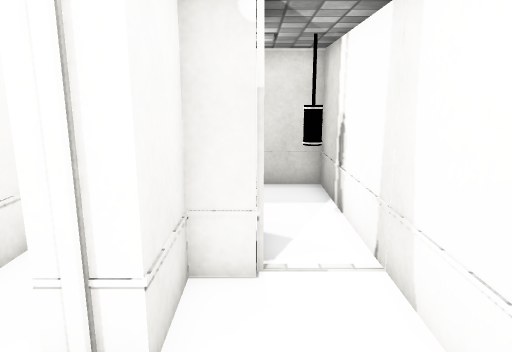
View 1 (above)

19 first-person views from a walk through a 3-D level made in the Unity game engine. The camera is 1.3 m above the floor, tilts 12° down and sees 70° across. Doors are open. The floor is counted in squares, 0.5 m on a side. Each view is taken from the middle of a square. On the plan, view 1 faces up. The plan holds only what a view shows up to about 20 squares ahead; the rest is blank. The place goes on beyond the plan. The player is left out. Some surface patterns are stand-ins.

View 2
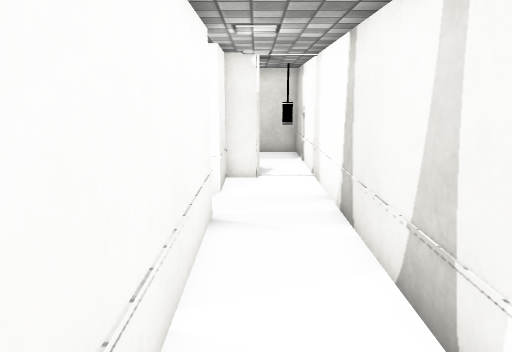

View 3
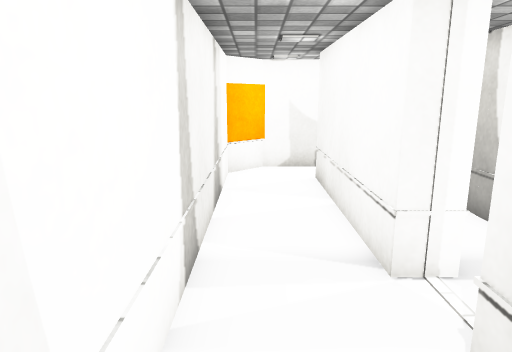

View 4
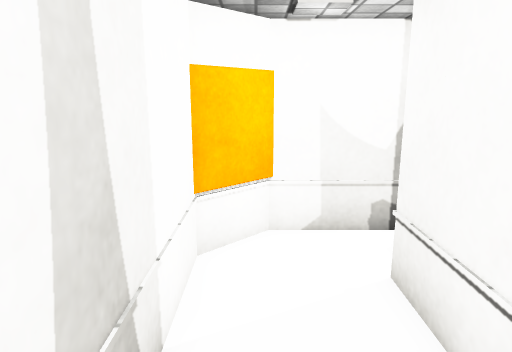

View 5
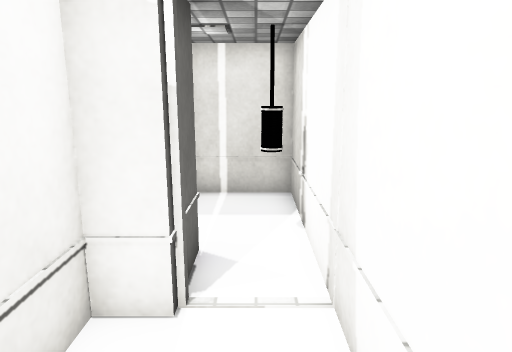

View 6
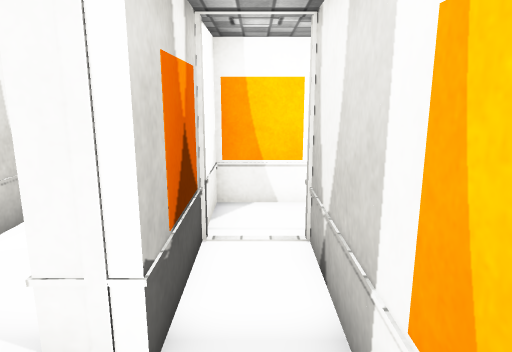

View 7
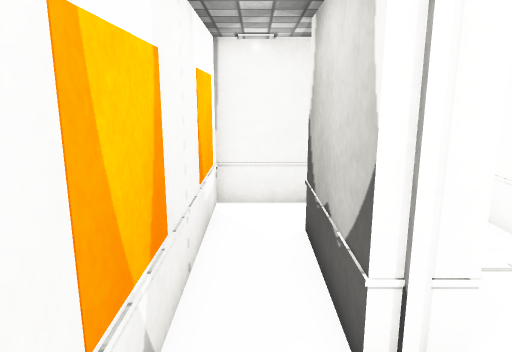

View 8
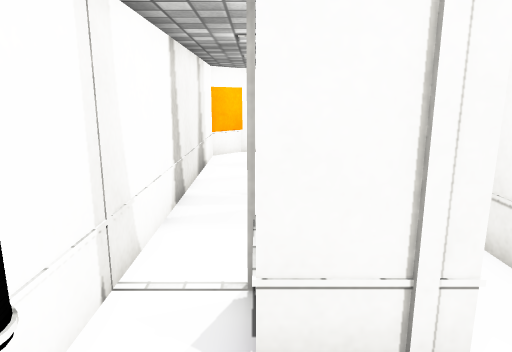

View 9
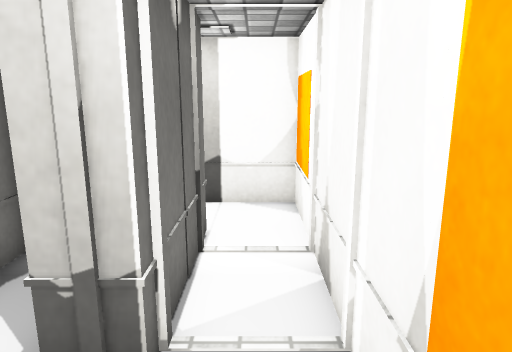

View 10
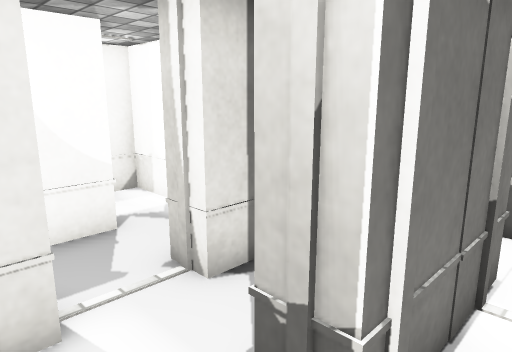

View 11
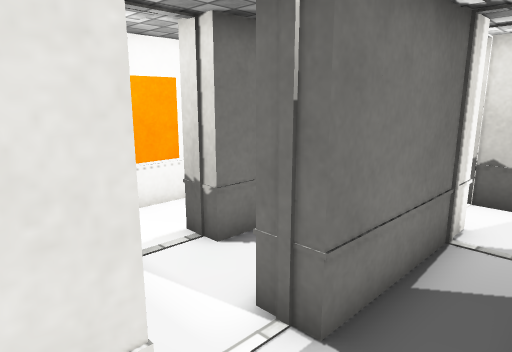

View 12
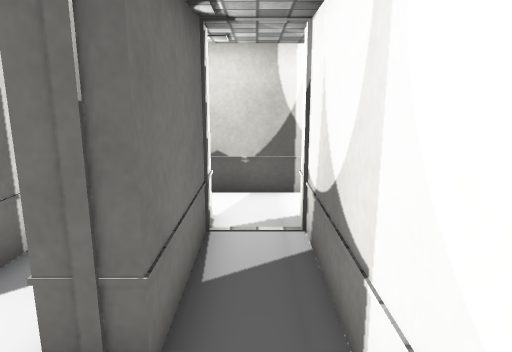

View 13
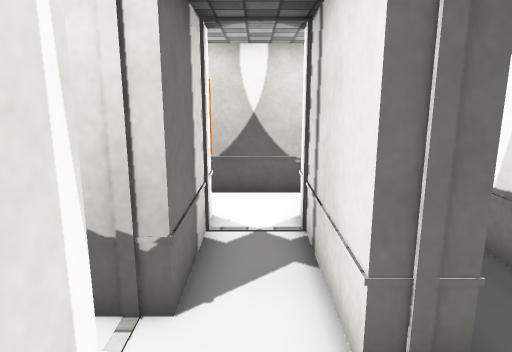

View 14
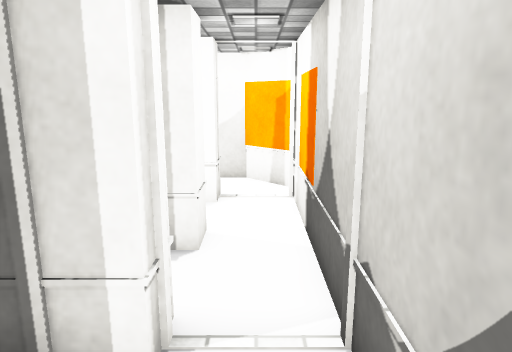

View 15
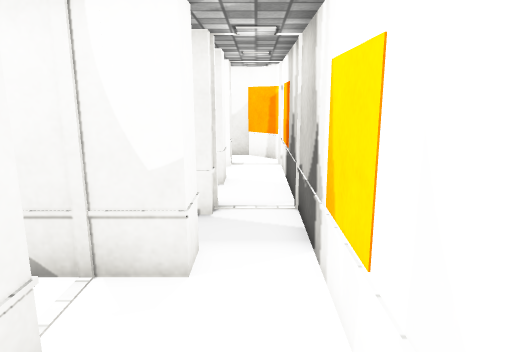

View 16
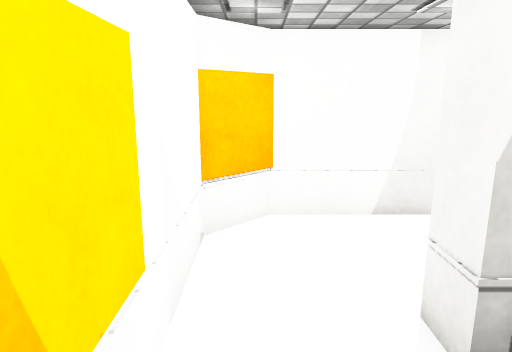

View 17
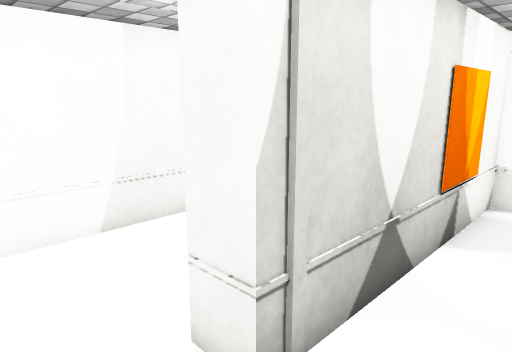

View 18
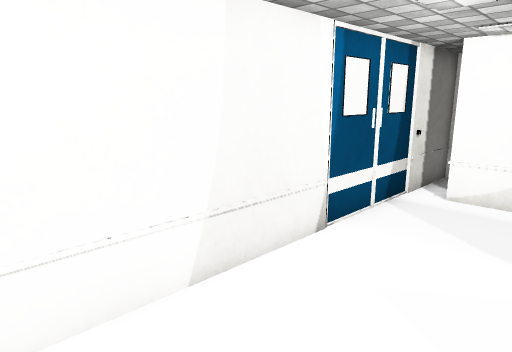

View 19
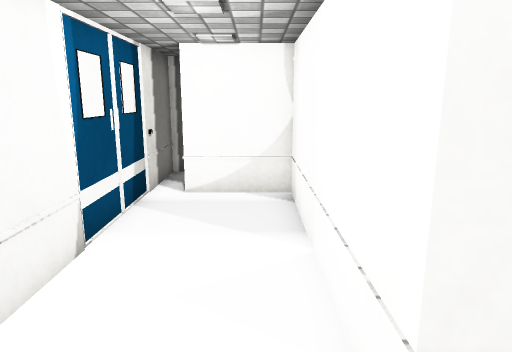

### Floor plan
Points are (right, up) in squares from view 1. A wall is a line through its corners. A room is listed if a view was taken in it or the views show most of it. See-through windows are left out.
Room 1 (views 1, 2, 4, 5)
walls: (-2, 1) (-1, 1) (-1, -6.1); (0, 5) (-1, 5) (-1, 3) (-2, 3); (-1.9, -8) (0.7, -8) (2, -6.7) (2, 5)
ways out: open door at (1, 5) to room 2; open door at (-2, 2) to room 3; open door at (-2, -7)
Room 2 (views 3, 8)
walls: (-2, 7) (0, 7) (0, 5); (2, 5) (2, 11) (-0.7, 11)
ways out: open door at (1, 5) to room 1; open door at (-1.5, 8) to room 3
objects: other object (1, 8) to (1, 9)
Room 3 (views 6, 7)
walls: (-2, 3) (-2, 7); (-1.6, 9) (-4, 9) (-4, -3); (-2, -2.5) (-2, 1)
ways out: open door at (-2, 2) to room 1; open door at (-1.5, 8) to room 2; open door at (-3.7, -3) to room 10
Room 4 (views 9, 10)
walls: (-11.4, -5) (-7.4, -5)
ways out: open door at (-8.3, -3.3) to room 7
Room 5 (view 11)
walls: (-5, 4.2) (-5, 6) (-13, 6)
ways out: opening at (-6, 3.5) to room 6
Room 6 (view 12)
walls: (-7, 1) (-6.1, 1); (-6.9, 3) (-14, 3); (-14, 1) (-9, 1)
ways out: opening at (-6, 3.5) to room 5; open door at (-8, 0.5) to room 7
Room 7 (view 13)
walls: (-9, 0) (-14, 0); (-8, -2) (-7.1, -2); (-5, 0) (-7, 0); (-14, -2) (-10, -2)
ways out: open door at (-8.3, -3.3) to room 4; open door at (-8, 0.5) to room 6
Room 8 (views 14, 15, 16, 17, 18, 19)
walls: (-13, 6) (-13, 7) (-5, 7) (-5, 10.1); (-14, 3) (-14, 4) (-11.6, 4); (-2, 11) (-14.6, 11) (-16, 9.6) (-16, 0.6)
ways out: open door at (-13.4, 1.1) to room 9
Room 9 (no view inside)
walls: (-14, -3) (-14, -2); (-14, -6.1) (-14, -5) (-13.6, -5); (-16, 0.6) (-16, -5.9)
ways out: open door at (-13.4, 1.1) to room 8; open door at (-15, -6)
Room 10 (no view inside)
walls: (-5, -5) (-2, -5) (-2, -2.5)
ways out: open door at (-3.7, -3) to room 3
Room 11 (no view inside)
walls: (-7.4, -5) (-5, -5); (-4, -3) (-8, -3)

Positions as (right, up) in squares from view 1, and headings:
1: (0, 0), facing up
2: (0, -7), facing up
3: (1, 6), facing down
4: (1, -1), facing down
5: (1, 1), facing up
6: (-3, 4), facing down
7: (-3, 0), facing up
8: (0, 10), facing down
9: (-11, -4), facing right
10: (-10, -4), facing up-right
11: (-6, 3), facing down-left
12: (-6, 2), facing left
13: (-6, -1), facing left
14: (-15, 4), facing down
15: (-15, 9), facing down
16: (-15, 3), facing up
17: (-15, 4), facing up-right
18: (-15, 7), facing up-right
19: (-15, 8), facing right
